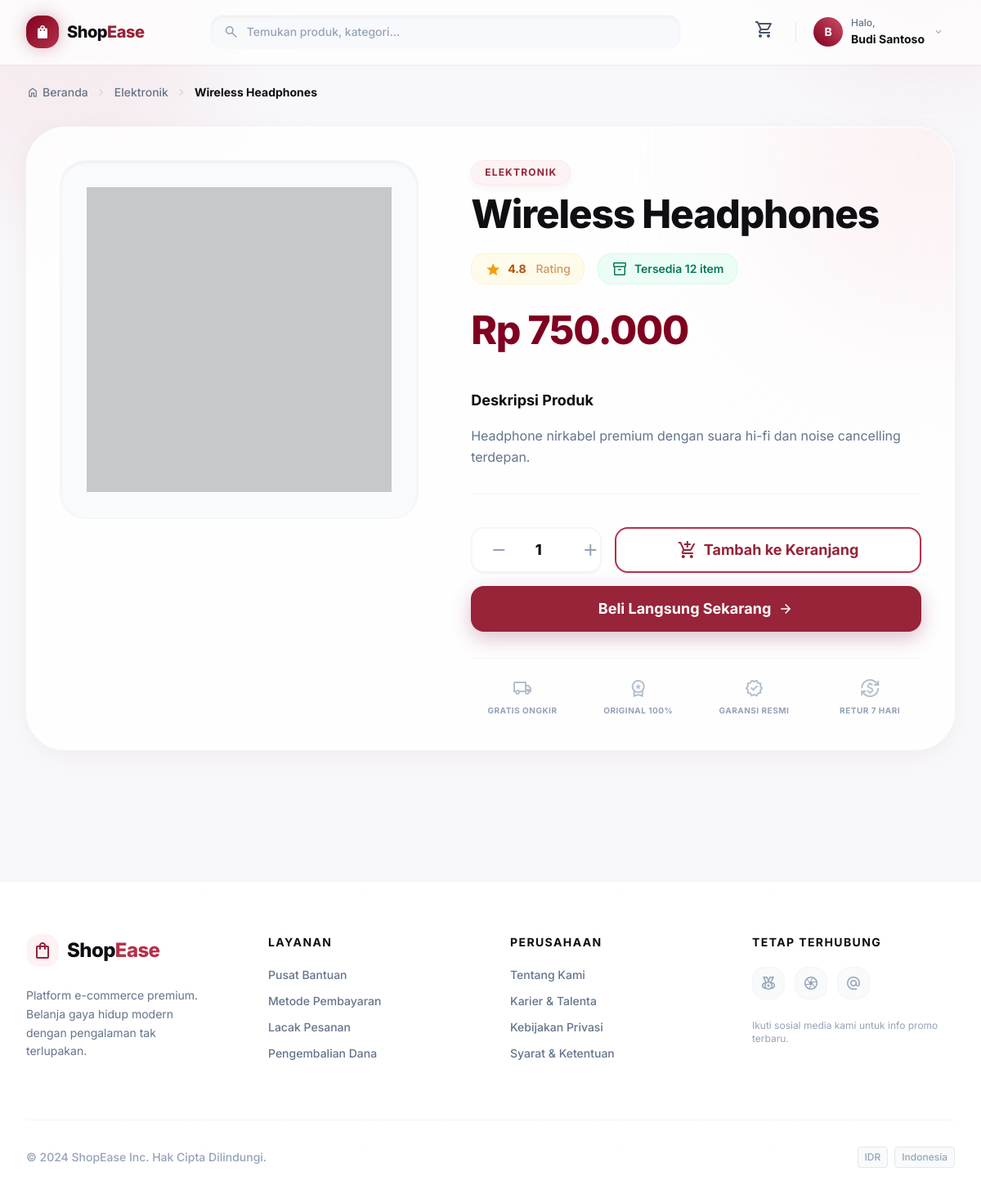
The page /product.php?id=1 (signed in) on the database its author committed.
### tables this page shows
CREATE TABLE IF NOT EXISTS `users` (
  `id`         INT UNSIGNED NOT NULL AUTO_INCREMENT,
  `name`       VARCHAR(100) NOT NULL,
  `email`      VARCHAR(150) NOT NULL UNIQUE,
  `password`   VARCHAR(255) NOT NULL,
  `phone`      VARCHAR(20)  DEFAULT NULL,
  `gender`     ENUM('male','female','other') DEFAULT NULL,
  `birth_date` DATE         DEFAULT NULL,
  `role`       ENUM('user','admin') NOT NULL DEFAULT 'user',
  `created_at` TIMESTAMP NOT NULL DEFAULT CURRENT_TIMESTAMP,
  PRIMARY KEY (`id`)
);

CREATE TABLE IF NOT EXISTS `products` (
  `id`          INT UNSIGNED NOT NULL AUTO_INCREMENT,
  `category_id` INT UNSIGNED NOT NULL,
  `name`        VARCHAR(200) NOT NULL,
  `description` TEXT         DEFAULT NULL,
  `image_url`   TEXT         DEFAULT NULL,
  `price`       DECIMAL(15,2) NOT NULL DEFAULT 0,
  `stock`       INT          NOT NULL DEFAULT 0,
  `rating`      DECIMAL(3,1) NOT NULL DEFAULT 0,
  `created_at`  TIMESTAMP    NOT NULL DEFAULT CURRENT_TIMESTAMP,
  PRIMARY KEY (`id`),
  FOREIGN KEY (`category_id`) REFERENCES `categories`(`id`) ON DELETE RESTRICT
);

CREATE TABLE IF NOT EXISTS `categories` (
  `id`        INT UNSIGNED NOT NULL AUTO_INCREMENT,
  `name`      VARCHAR(100) NOT NULL,
  `icon`      VARCHAR(50)  DEFAULT 'category',
  `is_active` TINYINT(1)   NOT NULL DEFAULT 1,
  PRIMARY KEY (`id`)
);

### product.php (the view, shortened to what the rows shown need)
<?php include 'components/header.php'; ?>
<?php
require_once __DIR__ . '/config/functions.php';
$pdo = getDB();
$id = isset($_GET['id']) ? (int)$_GET['id'] : 0;
$stmt = $pdo->prepare('SELECT p.*, c.name AS category_name FROM products p JOIN categories c ON c.id = p.category_id WHERE p.id = ?');
$stmt->execute([$id]);
$product = $stmt->fetch();
?>
<div class="mb-8 flex items-center text-sm text-slate-500 font-medium">
    <a href="/index.php" class="hover:text-primary-600 transition-colors flex items-center gap-1"><span class="material-symbols-outlined text-[16px]">home</span> Beranda</a>
    <span class="material-symbols-outlined text-[16px] mx-2 text-slate-300">chevron_right</span>
    <a href="/index.php?category_id=<?= $product['category_id'] ?>" class="hover:text-primary-600 transition-colors"><?= htmlspecialchars($product['category_name']) ?></a>
    <span class="material-symbols-outlined text-[16px] mx-2 text-slate-300">chevron_right</span>
    <span class="text-accent font-bold truncate max-w-[200px] md:max-w-md"><?= htmlspecialchars($product['name']) ?></span>
</div>
<div class="flex flex-col lg:flex-row gap-10 lg:gap-16 bg-white/80 backdrop-blur-3xl rounded-[3rem] p-6 lg:p-10 shadow-glass border border-white/60 relative overflow-hidden">
    <div class="w-full lg:w-7/12 flex flex-col relative z-10">
        <div class="mb-4">
            <span class="inline-block px-4 py-1.5 bg-primary-50 text-primary-700 text-xs font-bold uppercase tracking-widest rounded-full mb-3 shadow-[0_4px_10px_rgba(128,0,32,0.05)] border border-primary-100/50">
                <?= htmlspecialchars($product['category_name']) ?>
            </span>
            <h1 class="text-3xl md:text-5xl font-extrabold text-accent leading-[1.1] tracking-tight mb-6"><?= htmlspecialchars($product['name']) ?></h1>
            <div class="flex flex-wrap items-center gap-4 mb-8">
                <div class="flex items-center gap-2 bg-amber-50 text-amber-700 px-4 py-2 rounded-2xl font-bold text-sm border border-amber-100">
                    <span class="material-symbols-outlined text-[20px] fill-1 text-amber-500">star</span>
                    <?= number_format($product['rating'], 1) ?> <span class="text-amber-700/60 font-medium ml-1">Rating</span>
                </div>
                <div class="flex items-center gap-2 px-4 py-2 rounded-2xl font-semibold text-sm border <?= $product['stock'] > 0 ? 'bg-emerald-50 text-emerald-700 border-emerald-100' : 'bg-red-50 text-red-700 border-red-100' ?>">
                    <span class="material-symbols-outlined text-[20px]"><?= $product['stock'] > 0 ? 'inventory_2' : 'inventory' ?></span>
                    <?= $product['stock'] > 0 ? 'Tersedia ' . $product['stock'] . ' item' : 'Stok Habis' ?>
                </div>
            </div>
            <div class="text-4xl md:text-5xl font-extrabold text-primary-800 tracking-tight mb-8">
                <?= formatRupiah($product['price']) ?>
            </div>
        </div>
        <div class="prose max-w-none text-slate-500 leading-relaxed text-base mb-10 pb-8 border-b border-slate-100/80">
            <h3 class="text-lg font-bold text-accent mb-4">Deskripsi Produk</h3>
            <div class="whitespace-pre-line"><?= htmlspecialchars($product['description'] ?: 'Tidak ada deskripsi tersedia untuk produk ini. Hubungi layanan pelanggan kami untuk informasi lebih lanjut.') ?></div>
        </div>
    </div>
</div>
<?php include 'components/footer.php'; ?>

### components/header.php (shortened to what the rows shown need)
<?php
require_once __DIR__ . '/../config/functions.php';
$user      = getCurrentUser();
$userName  = htmlspecialchars($user['name'] ?? 'User');
$userInitial = strtoupper(substr($user['name'] ?? 'U', 0, 1));
?>
<!DOCTYPE html>
<html lang="id">
<head>
    <script src="https://cdn.tailwindcss.com?plugins=forms,container-queries"></script>
    <script id="tailwind-config">
        tailwind.config = {
            darkMode: "class",
            theme: {
                extend: {
                    colors: {
                        primary: {
                            50: '#fdf3f4',
                            100: '#f9e4e6',
                            200: '#f3cdd2',
                            300: '#eaabb4',
                            400: '#de7b8a',
                            500: '#cd4f63',
                            600: '#b43249',
                            700: '#972439',
                            800: '#800020', // Core Maroon
                            900: '#6f1e2f',
                            950: '#3e0c16',
                        },
                        accent: '#0f0f13',
                        surface: '#fcfcfc',
                    },
                    fontFamily: {
                        sans: ['Inter', 'sans-serif'],
                        display: ['Inter', 'sans-serif'],
                    },
                    boxShadow: {
                        'glass': '0 8px 32px 0 rgba(128, 0, 32, 0.05)',
                        'glass-hover': '0 12px 40px 0 rgba(128, 0, 32, 0.12)',
                        'glow': '0 0 20px rgba(128,0,32,0.3)',
                        'glow-lg': '0 0 30px rgba(128,0,32,0.5)',
                    },
                    animation: {
                        'blob': 'blob 7s infinite',
                        'float': 'float 3s ease-in-out infinite',
                        'pulse-slow': 'pulse 3s cubic-bezier(0.4, 0, 0.6, 1) infinite',
                    },
                    keyframes: {
                        blob: {
                            '0%': { transform: 'translate(0px, 0px) scale(1)' },
                            '33%': { transform: 'translate(30px, -50px) scale(1.1)' },
                            '66%': { transform: 'translate(-20px, 20px) scale(0.9)' },
                            '100%': { transform: 'translate(0px, 0px) scale(1)' },
                        },
                        float: {
                            '0%, 100%': { transform: 'translateY(0)' },
                            '50%': { transform: 'translateY(-5px)' },
                        }
                    }
                },
            },
        }
    </script>
</head>
<body class="font-sans min-h-screen antialiased flex flex-col relative overflow-x-hidden selection:bg-primary-200 selection:text-primary-900">
    <div class="sticky top-0 z-50 w-full glass-panel shadow-sm transition-all duration-300" id="navbarWrapper">
        <header class="max-w-7xl mx-auto px-4 md:px-8">
            <div class="py-3.5 flex items-center justify-between gap-4">
                <div class="flex items-center gap-3 shrink-0 group">
                    <a href="/index.php" class="flex items-center gap-2.5 focus:outline-none rounded-xl focus:ring-2 focus:ring-primary-500/50">
                        <h2 class="text-xl font-extrabold tracking-tight text-accent hidden sm:block">
                            Shop<span class="text-primary-700">Ease</span>
                        </h2>
                    </a>
                </div>
                <div class="flex items-center gap-1.5 sm:gap-3 shrink-0">
                    <div class="relative" id="userMenu">
                        <button onclick="toggleUserMenu()" class="flex items-center gap-2.5 p-1 pr-3 rounded-full hover:bg-slate-100/80 transition-all focus:outline-none focus:ring-2 focus:ring-primary-500/50 border border-transparent hover:border-slate-200">
                            <div class="h-9 w-9 rounded-full bg-gradient-to-tr from-primary-800 to-primary-500 flex items-center justify-center text-white font-bold text-sm shadow-sm ring-2 ring-white">
                                <?= $userInitial ?>
                            </div>
                            <div class="hidden md:flex flex-col items-start leading-none">
                                <span class="text-xs text-slate-500 font-medium mb-0.5">Halo,</span>
                                <span class="text-sm font-bold text-accent truncate max-w-[100px]"><?= $userName ?></span>
                            </div>
                            <span class="material-symbols-outlined text-sm text-slate-400 hidden md:block transition-transform duration-200" id="userMenuCaret">expand_more</span>
                        </button>
                    </div>
                </div>
            </div>
        </header>
    </div>
    <main class="w-full max-w-7xl mx-auto px-4 md:px-8 flex-grow mt-6 pb-20">

### rows shown on the page
users: name "B", name "Budi Santoso"
products: category.name "Elektronik", name "Wireless Headphones", category.name "ELEKTRONIK", rating "4.8", stock "12", price "Rp 750.000", description "Headphone nirkabel premium dengan suara hi-fi dan noise cancelling terdepan."
